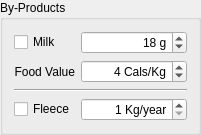
    <widget class="QGroupBox" name="groupBoxByProducts" >
     <property name="sizePolicy" >
      <sizepolicy vsizetype="Fixed" hsizetype="MinimumExpanding" >
       <horstretch>0</horstretch>
       <verstretch>0</verstretch>
      </sizepolicy>
     </property>
     <property name="minimumSize" >
      <size>
       <width>0</width>
       <height>0</height>
      </size>
     </property>
     <property name="whatsThis" >
      <string>&lt;html>&lt;head>&lt;meta name="qrichtext" content="1" />&lt;style type="text/css">
p, li { white-space: pre-wrap; }
&lt;/style>&lt;/head>&lt;body style=" font-family:'Sans Serif'; font-size:9pt; font-weight:400; font-style:normal; text-decoration:none;">
&lt;p style=" margin-top:0px; margin-bottom:0px; margin-left:0px; margin-right:0px; -qt-block-indent:0; text-indent:0px;">All of the settings in Reproduction define an animal's reproductive characteristics. Landuse Analyst calculates the time between births by adding the gestation time, weaning age, and one estrous cycle.&lt;/p>&lt;/body>&lt;/html></string>
     </property>
     <property name="title" >
      <string>By-Products</string>
     </property>
     <layout class="QGridLayout" >
      <item row="0" column="0" >
       <widget class="QCheckBox" name="checkBoxMilk" >
        <property name="layoutDirection" >
         <enum>Qt::LeftToRight</enum>
        </property>
        <property name="text" >
         <string>Milk</string>
        </property>
       </widget>
      </item>
      <item row="0" column="1" >
       <widget class="QSpinBox" name="sbMilk" >
        <property name="sizePolicy" >
         <sizepolicy vsizetype="Fixed" hsizetype="Preferred" >
          <horstretch>0</horstretch>
          <verstretch>0</verstretch>
         </sizepolicy>
        </property>
        <property name="toolTip" >
         <string>&lt;html>&lt;head>&lt;meta name="qrichtext" content="1" />&lt;style type="text/css">
p, li { white-space: pre-wrap; }
&lt;/style>&lt;/head>&lt;body style=" font-family:'Sans Serif'; font-size:9pt; font-weight:400; font-style:normal; text-decoration:none;">
&lt;p style=" margin-top:0px; margin-bottom:0px; margin-left:0px; margin-right:0px; -qt-block-indent:0; text-indent:0px;">Age of females when they become sexually mature.&lt;/p>&lt;/body>&lt;/html></string>
        </property>
        <property name="whatsThis" >
         <string>&lt;html>&lt;head>&lt;meta name="qrichtext" content="1" />&lt;style type="text/css">
p, li { white-space: pre-wrap; }
&lt;/style>&lt;/head>&lt;body style=" font-family:'Sans Serif'; font-size:9pt; font-weight:400; font-style:normal; text-decoration:none;">
&lt;p style=" margin-top:0px; margin-bottom:0px; margin-left:0px; margin-right:0px; -qt-block-indent:0; text-indent:0px;">Simply set the age, in months, at which the females become sexually mature, and are able to reliably breed.&lt;/p>&lt;/body>&lt;/html></string>
        </property>
        <property name="alignment" >
         <set>Qt::AlignRight</set>
        </property>
        <property name="suffix" >
         <string> g</string>
        </property>
        <property name="prefix" >
         <string/>
        </property>
        <property name="maximum" >
         <number>100000</number>
        </property>
        <property name="value" >
         <number>18</number>
        </property>
       </widget>
      </item>
      <item row="1" column="0" >
       <widget class="QLabel" name="label_15" >
        <property name="text" >
         <string>Food Value</string>
        </property>
        <property name="alignment" >
         <set>Qt::AlignRight|Qt::AlignTrailing|Qt::AlignVCenter</set>
        </property>
       </widget>
      </item>
      <item row="1" column="1" >
       <widget class="QSpinBox" name="sbMilkFoodValue" >
        <property name="sizePolicy" >
         <sizepolicy vsizetype="Fixed" hsizetype="Preferred" >
          <horstretch>0</horstretch>
          <verstretch>0</verstretch>
         </sizepolicy>
        </property>
        <property name="toolTip" >
         <string>&lt;html>&lt;head>&lt;meta name="qrichtext" content="1" />&lt;style type="text/css">
p, li { white-space: pre-wrap; }
&lt;/style>&lt;/head>&lt;body style=" font-family:'Sans Serif'; font-size:9pt; font-weight:400; font-style:normal; text-decoration:none;">
&lt;p style=" margin-top:0px; margin-bottom:0px; margin-left:0px; margin-right:0px; -qt-block-indent:0; text-indent:0px;">Number of years females are useful for breeding&lt;/p>&lt;/body>&lt;/html></string>
        </property>
        <property name="whatsThis" >
         <string>&lt;html>&lt;head>&lt;meta name="qrichtext" content="1" />&lt;style type="text/css">
p, li { white-space: pre-wrap; }
&lt;/style>&lt;/head>&lt;body style=" font-family:'Sans Serif'; font-size:9pt; font-weight:400; font-style:normal; text-decoration:none;">
&lt;p style=" margin-top:0px; margin-bottom:0px; margin-left:0px; margin-right:0px; -qt-block-indent:0; text-indent:0px;">In order to determine the number of female offspring that need to be retained to sustain the adult female population (breeding herd) it is necessary to know how long a female of the species can be expected to breed reliably. This is &lt;span style=" font-weight:600;">not&lt;/span> life expectancy.&lt;/p>&lt;/body>&lt;/html></string>
        </property>
        <property name="alignment" >
         <set>Qt::AlignRight</set>
        </property>
        <property name="suffix" >
         <string> Cals/Kg</string>
        </property>
        <property name="prefix" >
         <string/>
        </property>
        <property name="minimum" >
         <number>1</number>
        </property>
        <property name="maximum" >
         <number>10000</number>
        </property>
        <property name="value" >
         <number>4</number>
        </property>
       </widget>
      </item>
      <item row="2" column="0" colspan="2" >
       <widget class="Line" name="line" >
        <property name="orientation" >
         <enum>Qt::Horizontal</enum>
        </property>
       </widget>
      </item>
      <item row="3" column="0" >
       <widget class="QCheckBox" name="checkBoxFleece" >
        <property name="text" >
         <string>Fleece</string>
        </property>
       </widget>
      </item>
      <item row="3" column="1" >
       <widget class="QSpinBox" name="sbFleeceWeight" >
        <property name="sizePolicy" >
         <sizepolicy vsizetype="Fixed" hsizetype="Preferred" >
          <horstretch>0</horstretch>
          <verstretch>0</verstretch>
         </sizepolicy>
        </property>
        <property name="toolTip" >
         <string>&lt;html>&lt;head>&lt;meta name="qrichtext" content="1" />&lt;style type="text/css">
p, li { white-space: pre-wrap; }
&lt;/style>&lt;/head>&lt;body style=" font-family:'Sans Serif'; font-size:9pt; font-weight:400; font-style:normal; text-decoration:none;">
&lt;p style=" margin-top:0px; margin-bottom:0px; margin-left:0px; margin-right:0px; -qt-block-indent:0; text-indent:0px;">Number of young born per birth (average)&lt;/p>&lt;/body>&lt;/html></string>
        </property>
        <property name="whatsThis" >
         <string>&lt;html>&lt;head>&lt;meta name="qrichtext" content="1" />&lt;style type="text/css">
p, li { white-space: pre-wrap; }
&lt;/style>&lt;/head>&lt;body style=" font-family:'Sans Serif'; font-size:9pt; font-weight:400; font-style:normal; text-decoration:none;">
&lt;p style=" margin-top:0px; margin-bottom:0px; margin-left:0px; margin-right:0px; -qt-block-indent:0; text-indent:0px;">Set the number of babies born to a mother. This is total number, not surviving numbers. To account for deaths between birth and weaning, adjust the Death Rate.&lt;/p>&lt;/body>&lt;/html></string>
        </property>
        <property name="alignment" >
         <set>Qt::AlignRight</set>
        </property>
        <property name="suffix" >
         <string> Kg/year</string>
        </property>
        <property name="minimum" >
         <number>1</number>
        </property>
        <property name="maximum" >
         <number>200</number>
        </property>
        <property name="value" >
         <number>1</number>
        </property>
       </widget>
      </item>
     </layout>
    </widget>
